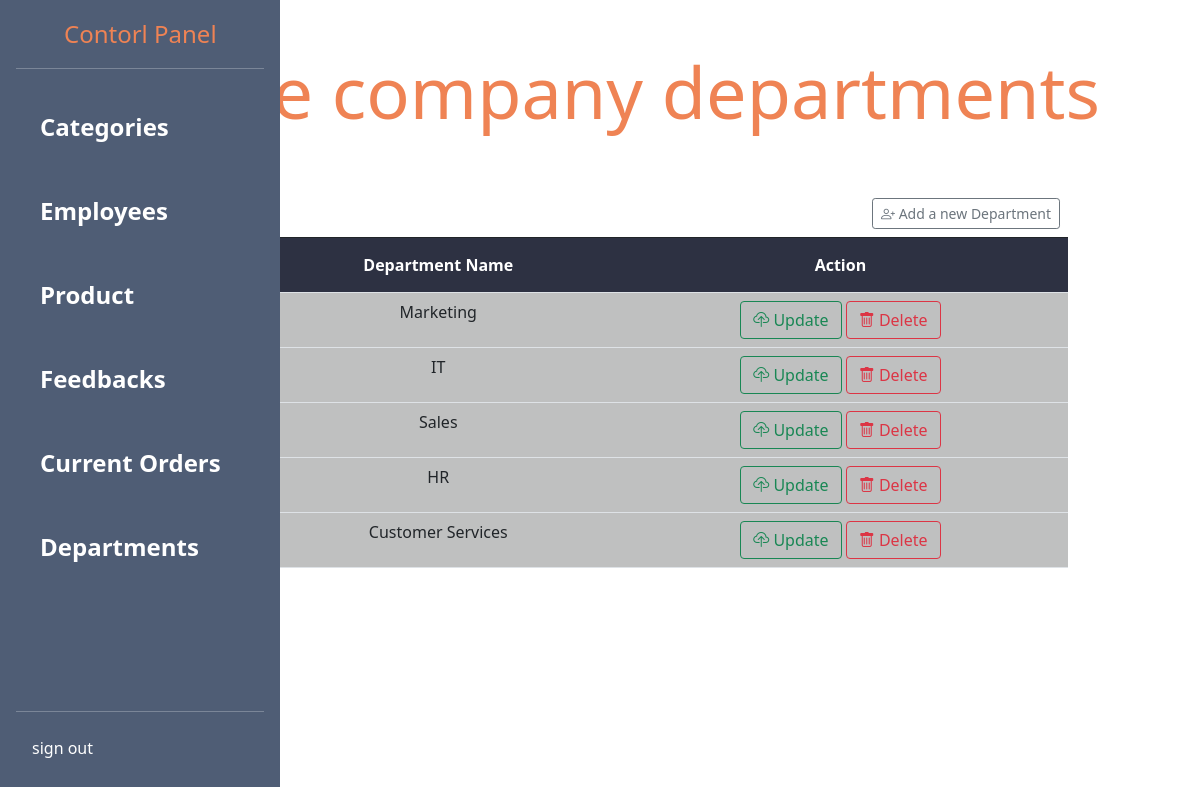
Page /alterPages/department/department.php (signed in) on the committed database.
### tables this page shows
CREATE TABLE `department` (
  `id` int(4) NOT NULL,
  `depName` varchar(255) NOT NULL
);

### alterPages/department/department.php (the view, shortened to what this page needs)
<html>
<head>
  <link href="https://cdn.jsdelivr.net/npm/bootstrap-icons@1.3.0/font/bootstrap-icons.css" rel="stylesheet">
  <link href="https://cdn.jsdelivr.net/npm/bootstrap@5.0.0-beta3/dist/css/bootstrap.min.css" rel="stylesheet">
</head>
<?php
include '../../shared/config.php';
include '../../shared/sidebar.php';
$select = "SELECT * FROM `department`";
$section=$_SESSION['section'];
if($section=="admin"){
$a = mysqli_query($conn, $select)
?>
<div class="container pt-5" style="text-align: center;">
    <h1 style="color: #ef8354 ;" class="display-2"> All the company departments </h1>
    </div>
<div class="container col-9 pt-5" style=" float:right; margin-right:10%;">
<table class="table table-hover text-dark text-center">
    <thead>
      <th class="mt-3" scope="col"></th>
      <th scope="col"><a href="./addDepartment.php" class="btn btn-outline-secondary btn-sm mx-" style="float:right;"><i class="bi bi-person-plus"></i> Add a new Department</a></th>
    </thead>
    <tbody>
    <tr  style="color:white; background-color: 2d3142;" >
        <th class="py-3" scope="col"> ID </th>
        <th class="py-3" scope="col"> Department Name</th>
        <th class="py-3" scope="col"> Action</th>
      </tr>
      <?php
      foreach ($a as $data) {
      ?>
    <tr style="background-color: bfc0c0;">
          <th> <?php echo $data['id'] ?> </th>
          <td> <?php echo $data['depName'] ?> </td>
          <td> <a href="./addDepartment.php?edit=<?php echo $data['id'];?>" type="button" class="btn btn-outline-success"><i class="bi bi-cloud-upload"></i> Update </a>
      <a href="./department.php?delete=<?php echo $data['id'];?>" type="button" class="btn btn-outline-danger"><i class="bi bi-trash"></i> Delete </a> </td>
        </tr>
      <?php
      }
      ?>
    </tbody>
  </table>
</div>
<?php }?>

### rows in the picture
department: depName "Marketing"
department: depName "IT"
department: depName "Sales"
department: depName "HR"
department: depName "Customer Services"
